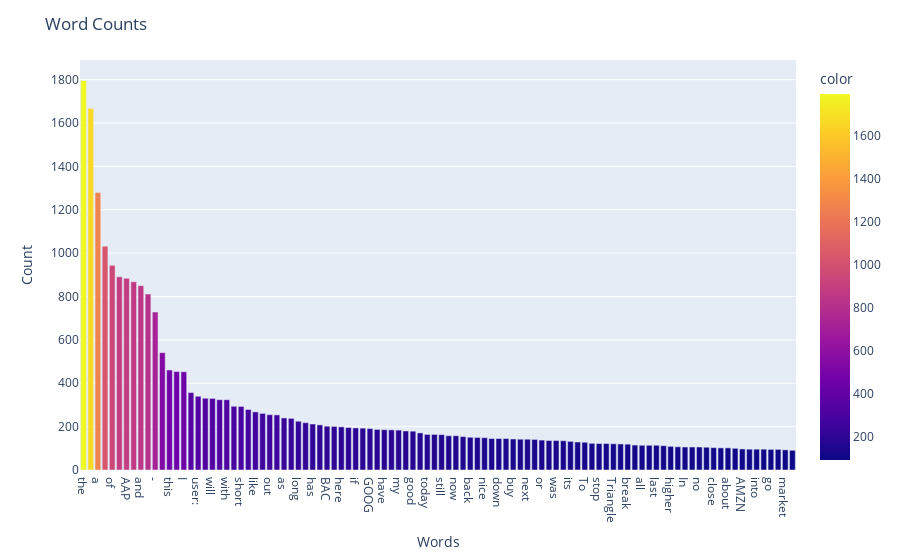

Source (notebook cell):
### Code cell
fig2 = px.bar(x = list1, y = list2,
              color = list2, hover_name = list1)
fig2.update_traces(hovertemplate="Word:'%{x}' Counted: %{y}")
fig2.update_layout(title={"text":"Word Counts"},xaxis={"title":"Words"},yaxis={"title":"Count"})
fig2.show()

### Figure 1 — Plotly figure (JSON) as saved in the notebook; plotly's stock layout.template omitted (floating-point values rounded to 4 significant figures)
{"data": [{"alignmentgroup": "True", "hoverlabel": {"namelength": 0}, "hovertemplate": "Word:'%{x}' Counted: %{y}", "hovertext": ["the", "to", "a", "on", "of", "in", "AAP", "for", "and", "is", "-", "at", "this", "it", "I", "up", "user:", "from", "will", "be", "with", "user", "short", "that", "like", "are", "out", "over", "as", "but", "long", "volume", "has", "day", "BAC", "above", "here", "not", "if", "you", "GOOG", "some", "have", "&", "my", "The", "good", "more", "today", "stock", "still", "move", "now", "new", "back", "off", "nice", "we", "down", "by", "buy", "after", "next", "see", "or", "watch", "was", "just", "its", "looking", "To", "so", "stop", "one", "Triangle", "an", "break", "ong", "all", "looks", "last", "Nifty", "higher", "time", "In", "could", "no", "NFX", "close", "going", "about", "RT", "AMZN", "get", "into", "big", "go", "support", "market", "should"], "legendgroup": "", "marker": {"color": [1796, 1668, 1280, 1032, 944, 891, 884, 868, 850, 811, 728, 541, 461, 454, 453, 357, 340, 331, 330, 324, 324, 294, 293, 279, 268, 261, 255, 254, 240, 238, 225, 218, 212, 208, 202, 201, 199, 196, 194, 193, 191, 187, 186, 185, 184, 180, 179, 171, 164, 164, 163, 158, 158, 154, 151, 150, 149, 145, 145, 145, 143, 142, 142, 141, 138, 136, 136, 135, 132, 129, 128, 123, 122, 122, 121, 120, 119, 115, 114, 114, 114, 112, 109, 107, 106, 106, 106, 105, 103, 102, 102, 100, 97, 96, 96, 96, 95, 95, 93, 91], "coloraxis": "coloraxis"}, "name": "", "offsetgroup": "", "orientation": "v", "showlegend": false, "textposition": "auto", "type": "bar", "x": ["the", "to", "a", "on", "of", "in", "AAP", "for", "and", "is", "-", "at", "this", "it", "I", "up", "user:", "from", "will", "be", "with", "user", "short", "that", "like", "are", "out", "over", "as", "but", "long", "volume", "has", "day", "BAC", "above", "here", "not", "if", "you", "GOOG", "some", "have", "&", "my", "The", "good", "more", "today", "stock", "still", "move", "now", "new", "back", "off", "nice", "we", "down", "by", "buy", "after", "next", "see", "or", "watch", "was", "just", "its", "looking", "To", "so", "stop", "one", "Triangle", "an", "break", "ong", "all", "looks", "last", "Nifty", "higher", "time", "In", "could", "no", "NFX", "close", "going", "about", "RT", "AMZN", "get", "into", "big", "go", "support", "market", "should"], "xaxis": "x", "y": [1796, 1668, 1280, 1032, 944, 891, 884, 868, 850, 811, 728, 541, 461, 454, 453, 357, 340, 331, 330, 324, 324, 294, 293, 279, 268, 261, 255, 254, 240, 238, 225, 218, 212, 208, 202, 201, 199, 196, 194, 193, 191, 187, 186, 185, 184, 180, 179, 171, 164, 164, 163, 158, 158, 154, 151, 150, 149, 145, 145, 145, 143, 142, 142, 141, 138, 136, 136, 135, 132, 129, 128, 123, 122, 122, 121, 120, 119, 115, 114, 114, 114, 112, 109, 107, 106, 106, 106, 105, 103, 102, 102, 100, 97, 96, 96, 96, 95, 95, 93, 91], "yaxis": "y"}], "layout": {"barmode": "relative", "coloraxis": {"colorbar": {"title": {"text": "color"}}, "colorscale": [[0, "#0d0887"], [0.1111, "#46039f"], [0.2222, "#7201a8"], [0.3333, "#9c179e"], [0.4444, "#bd3786"], [0.5556, "#d8576b"], [0.6667, "#ed7953"], [0.7778, "#fb9f3a"], [0.8889, "#fdca26"], [1, "#f0f921"]]}, "legend": {"tracegroupgap": 0}, "margin": {"t": 60}, "title": {"text": "Word Counts"}, "xaxis": {"anchor": "y", "domain": [0, 1], "title": {"text": "Words"}}, "yaxis": {"anchor": "x", "domain": [0, 1], "title": {"text": "Count"}}}}
